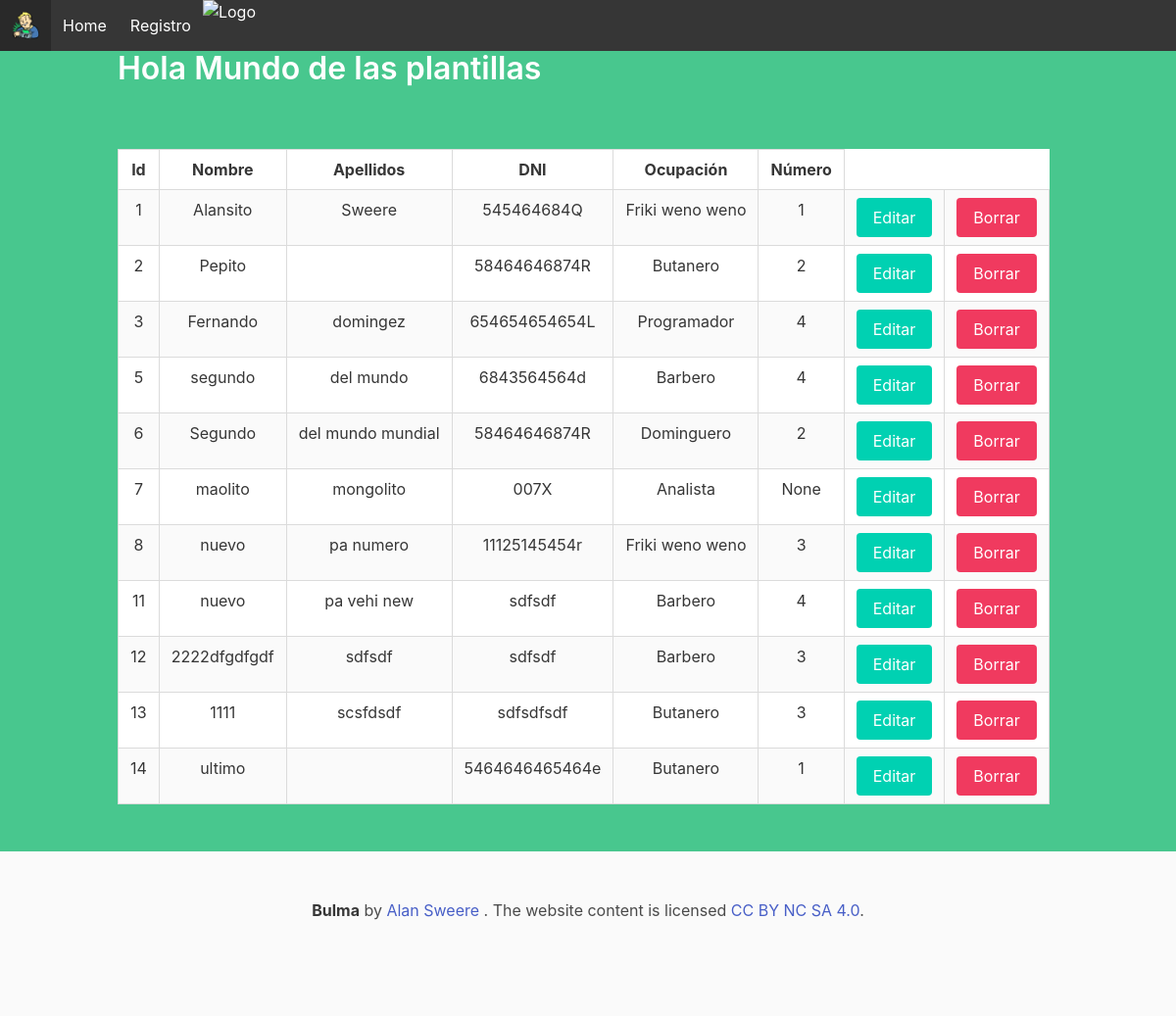
The page / on the database its author committed.
### tables this page shows
CREATE TABLE persona(
            id integer primary key autoincrement,
            nombre text,
            apellidos text,
            dni text, id_ocupation INTEGER, id_numero INTEGER);

CREATE TABLE "T_ocupation" (
	id INTEGER NOT NULL PRIMARY KEY AUTOINCREMENT,
	description INTEGER NOT NULL
);

### app.py (the view)
@route('/')
@jinja2_view('home.html')
def hola():
    cnx = sqlite3.connect(BASE_DATOS)
    consulta = "select p.id,p.nombre,p.apellidos,p.dni,to2.description,p.id_numero from persona p left join T_ocupation to2 on to2.id = p.id_ocupation "
    cursor = cnx.execute(consulta)
    filas = cursor.fetchall()#obtener todas fila para procesarla, trae todas las filas
    cnx.close()#cerrar siempre la consulta
    return {"datos": filas}

### templates/base.html (shortened to what this page needs)
<!DOCTYPE html>
<html lang="es">
<head>
    <link rel="stylesheet" href="/static/bulma/css/bulma.css">
</head>
<body>
    {%include 'inc_header.html'%}
    {%block content%}{%endblock%}
    {%include 'inc_footer.html'%}
</body>
</html>

### templates/home.html (shortened to what this page needs)
{%extends 'base.html'%}
{%block content%}
<section class="hero is-success is-fullheight">
    <div class="hero-head">
      <header class="navbar">
        <div class="container">
          <h1 class="title is-3 $title-white">Hola Mundo de las plantillas</h1>
        </div>
      </header>
    </div>
    <div class="hero-body">
        <div class="container has-text-centered">
          <div>
            <table class="table is-striped is-bordered">
              <tr>
                  <th>Id</th>
                  <th>Nombre</th>
                  <th>Apellidos</th>
                  <th>DNI</th>
                  <th>Ocupación</th>
                  <th>Número</th>
              </tr>
              {% for fila in datos%}
              <tr>
                  <td>{{fila[0]}}</td>
                  <td>{{fila[1]}}</td>
                  <td>{{fila[2]}}</td>
                  <td>{{fila[3]}}</td>
                  <td>{{fila[4]}}</td>
                  <td>{{fila[5]}}</td>
                  <td><a class="button is-primary" href="/editar/{{fila[0]}}">Editar</a></td>
                  <td><a class="button is-danger is-hovered" href="/delete/{{fila[0]}}">Borrar</a></td>
              </tr>
              {%endfor%}
            </table>
          </div>
        </div>
    </div>
  </section>
{%endblock%}

### templates/inc_header.html (shortened to what this page needs)
<header>
    <nav class="navbar is-dark" role="navigation" aria-label="main navigation">
        <div class="navbar-brand">
          <a class="navbar-item" href="https://bulma.io">
            <img src="static/img/fallout_PNG2.png">
          </a>
        </div>
        <div id="navbarBasicExample" class="navbar-menu">
          <div class="navbar-start">
            <a class="navbar-item is-info" href="/">
              Home
            </a>
            <a class="navbar-item" href="/editar">
              Registro
            </a>
            <img src="https://www.codewars.com/users/Alanss7/badges/small" alt="Logo" width="400">
          </div>
        </div>
    </nav>
</header>

### templates/inc_footer.html
<footer class="footer is-dark">
    <div class="content has-text-centered">
      <p>
        <strong>Bulma</strong> by
        <a href="https://github.com/Alanswe/web_1">Alan Sweere</a>
        . The website content is licensed
        <a href="http://creativecommons.org/licenses/by-nc-sa/4.0/">CC BY NC SA 4.0</a>.
      </p>
    </div>
  </footer>

### rows shown on the page
persona: id "1", nombre "Alansito", apellidos "Sweere", dni "545464684Q", description "Friki weno weno", id_numero "1"
persona: id "2", nombre "Pepito", dni "58464646874R", description "Butanero", id_numero "2"
persona: id "3", nombre "Fernando", apellidos "domingez", dni "654654654654L", description "Programador", id_numero "4"
persona: id "5", nombre "segundo", apellidos "del mundo", dni "6843564564d", description "Barbero", id_numero "4"
persona: id "6", nombre "Segundo", apellidos "del mundo mundial", dni "58464646874R", description "Dominguero", id_numero "2"
persona: id "7", nombre "maolito", apellidos "mongolito", dni "007X", description "Analista", fila "None"
persona: id "8", nombre "nuevo", apellidos "pa numero", dni "11125145454r", description "Friki weno weno", id_numero "3"
persona: id "11", nombre "nuevo", apellidos "pa vehi new", dni "sdfsdf", description "Barbero", id_numero "4"
persona: id "12", nombre "2222dfgdfgdf", apellidos "sdfsdf", dni "sdfsdf", description "Barbero", id_numero "3"
persona: id "13", nombre "1111", apellidos "scsfdsdf", dni "sdfsdfsdf", description "Butanero", id_numero "3"
persona: id "14", nombre "ultimo", dni "5464646465464e", description "Butanero", id_numero "1"
